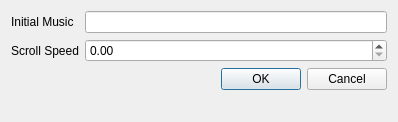
<?xml version="1.0" encoding="UTF-8"?>
<ui version="4.0">
 <class>levelSettingsDialog</class>
 <widget class="QDialog" name="levelSettingsDialog">
  <property name="geometry">
   <rect>
    <x>0</x>
    <y>0</y>
    <width>398</width>
    <height>122</height>
   </rect>
  </property>
  <property name="windowTitle">
   <string>Level settings</string>
  </property>
  <layout class="QFormLayout" name="formLayout">
   <item row="0" column="0">
    <widget class="QLabel" name="label">
     <property name="text">
      <string>Initial Music</string>
     </property>
    </widget>
   </item>
   <item row="0" column="1">
    <widget class="QLineEdit" name="tbInitialMusic"/>
   </item>
   <item row="2" column="0" colspan="2">
    <widget class="QDialogButtonBox" name="buttonBox">
     <property name="orientation">
      <enum>Qt::Orientation::Horizontal</enum>
     </property>
     <property name="standardButtons">
      <set>QDialogButtonBox::StandardButton::Cancel|QDialogButtonBox::StandardButton::Ok</set>
     </property>
    </widget>
   </item>
   <item row="1" column="0">
    <widget class="QLabel" name="label_2">
     <property name="text">
      <string>Scroll Speed</string>
     </property>
    </widget>
   </item>
   <item row="1" column="1">
    <widget class="QDoubleSpinBox" name="sbScrollSpeed">
     <property name="singleStep">
      <double>0.100000000000000</double>
     </property>
    </widget>
   </item>
  </layout>
 </widget>
 <resources/>
 <connections>
  <connection>
   <sender>buttonBox</sender>
   <signal>accepted()</signal>
   <receiver>levelSettingsDialog</receiver>
   <slot>accept()</slot>
   <hints>
    <hint type="sourcelabel">
     <x>248</x>
     <y>254</y>
    </hint>
    <hint type="destinationlabel">
     <x>157</x>
     <y>274</y>
    </hint>
   </hints>
  </connection>
  <connection>
   <sender>buttonBox</sender>
   <signal>rejected()</signal>
   <receiver>levelSettingsDialog</receiver>
   <slot>reject()</slot>
   <hints>
    <hint type="sourcelabel">
     <x>316</x>
     <y>260</y>
    </hint>
    <hint type="destinationlabel">
     <x>286</x>
     <y>274</y>
    </hint>
   </hints>
  </connection>
 </connections>
</ui>
